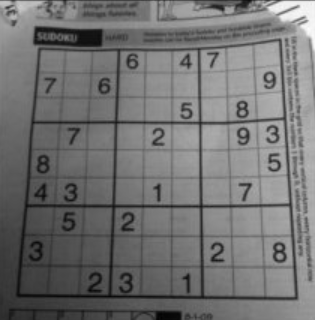
#> input picture pictures/sudoku.png, 315 x 320 px, found by its file name
$ python 4.6-image-gradients.py   (older library calls are emulated)
#> lines starting #> are read from the running program, lines starting #| are printed output that depends on the picture
# coding: utf-8
import numpy as np
from cv2 import cv2
from matplotlib import pyplot as plt

img = cv2.imread(r'pictures\sudoku.png',0)
#> img is the input picture: shape (320, 315); min 1, max 253, mean 113.9

laplacian = cv2.Laplacian(img,cv2.CV_64F)
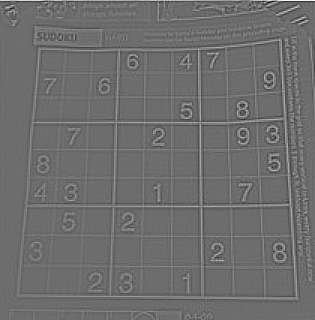
#> laplacian: shape (320, 315) float64; min -132, max 175, mean 0.1; drawn with min black and max white
sobelx = cv2.Sobel(img,cv2.CV_64F,1,0,ksize=5)
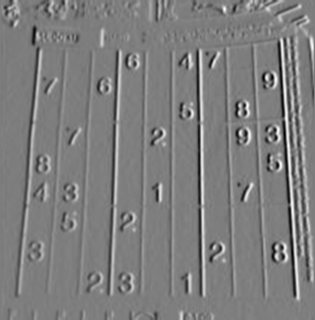
#> sobelx: shape (320, 315) float64; min -4541, max 4680, mean 31; drawn with min black and max white
sobely = cv2.Sobel(img,cv2.CV_64F,0,1,ksize=5)
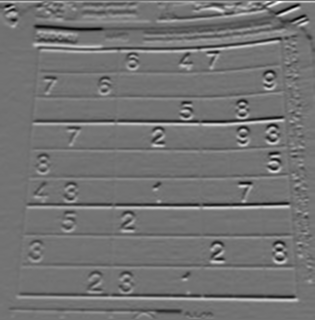
#> sobely: shape (320, 315) float64; min -4835, max 5811, mean -14.1; drawn with min black and max white


plt.subplot(2,2,1),plt.imshow(img,cmap = 'gray')
plt.title('Original'), plt.xticks([]), plt.yticks([])
plt.subplot(2,2,2),plt.imshow(laplacian,cmap = 'gray')
plt.title('Laplacian'), plt.xticks([]), plt.yticks([])
plt.subplot(2,2,3),plt.imshow(sobelx,cmap = 'gray')
plt.title('Sobel X'), plt.xticks([]), plt.yticks([])
plt.subplot(2,2,4),plt.imshow(sobely,cmap = 'gray')
plt.title('Sobel Y'), plt.xticks([]), plt.yticks([])

plt.show()
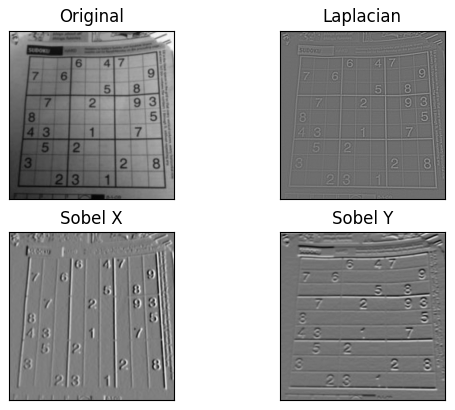
#> figure drawn by matplotlib, 4 panels


# Black-to-White transition is taken as Positive slope (it has a positive value) while White-to-Black transition is taken as a Negative slope (It has negative value). So when you convert data to np.uint8, all negative slopes are made zero. In simple words, you miss that edge. If you want to detect both edges, better option is to keep the output datatype to some higher forms, like cv2.CV_16S, cv2.CV_64F etc, take its absolute value and then convert back to cv2.CV_8U.

$ run again, with pictures/bilateral.png copied over pictures/sudoku.png
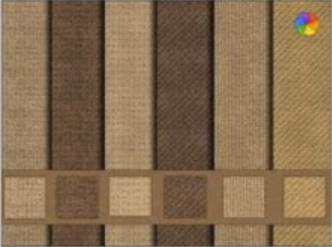
#> input picture pictures/bilateral.png, 332 x 247 px, found by its file name
#> `sobelx = cv2.Sobel(img,cv2.CV_64F,1,0,ksize=5)`:
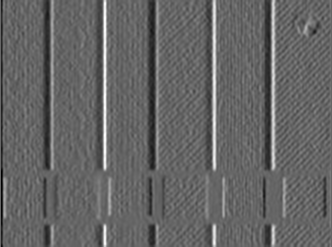
#> sobelx: shape (247, 332) float64; min -3301, max 4966, mean -10.6; drawn with min black and max white
#> `sobely = cv2.Sobel(img,cv2.CV_64F,0,1,ksize=5)`:
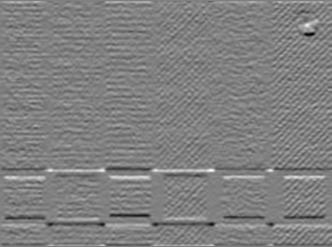
#> sobely: shape (247, 332) float64; min -3235, max 3180, mean 2; drawn with min black and max white

$ run again, with pictures/imL.png copied over pictures/sudoku.png
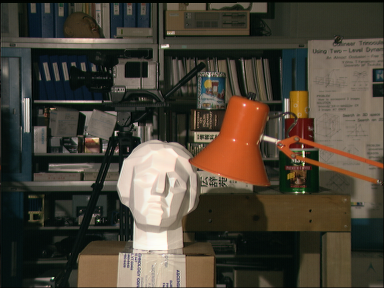
#> input picture pictures/imL.png, 384 x 288 px, found by its file name
#> `laplacian = cv2.Laplacian(img,cv2.CV_64F)`:
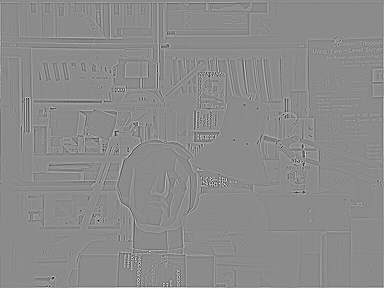
#> laplacian: shape (288, 384) float64; min -396, max 328, mean 0.2; drawn with min black and max white
#> `sobely = cv2.Sobel(img,cv2.CV_64F,0,1,ksize=5)`:
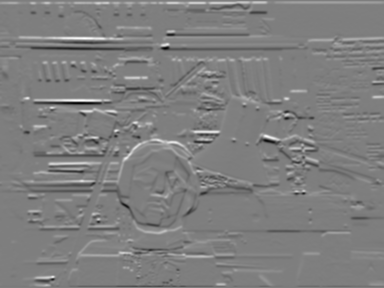
#> sobely: shape (288, 384) float64; min -8309, max 8416, mean 27.5; drawn with min black and max white
